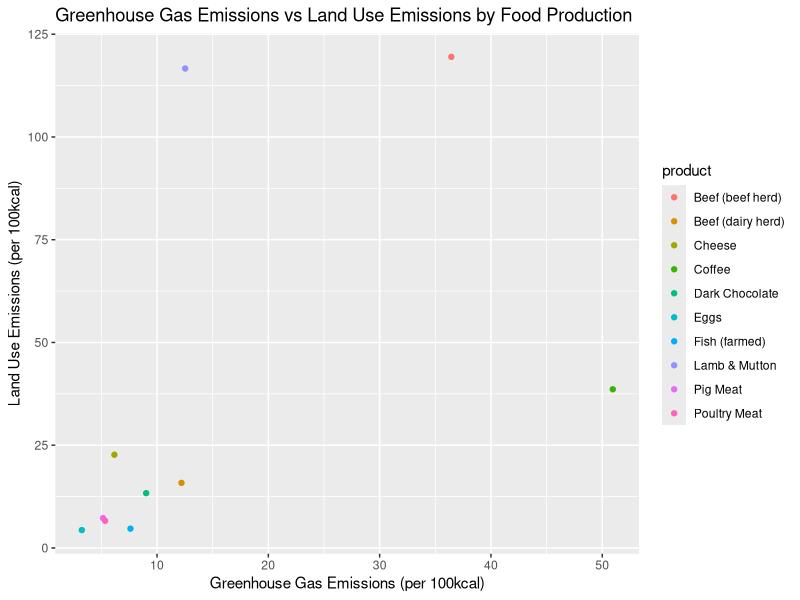
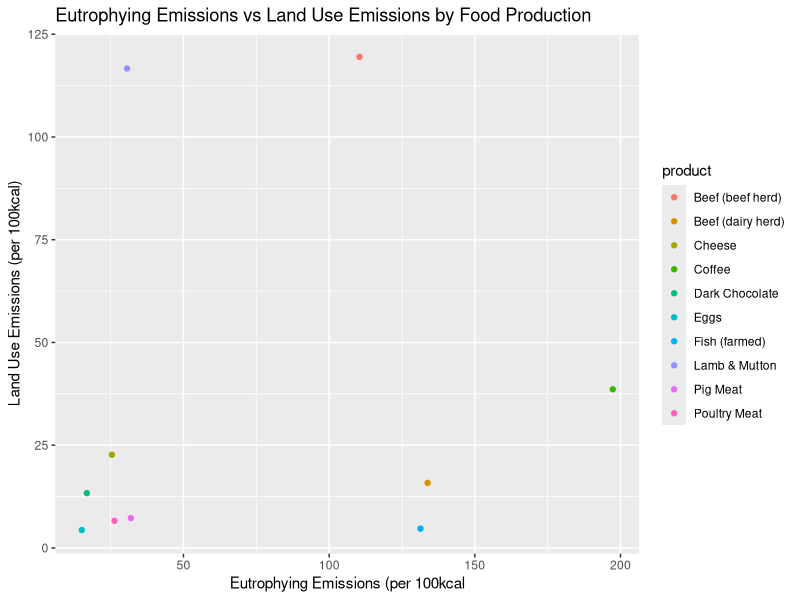
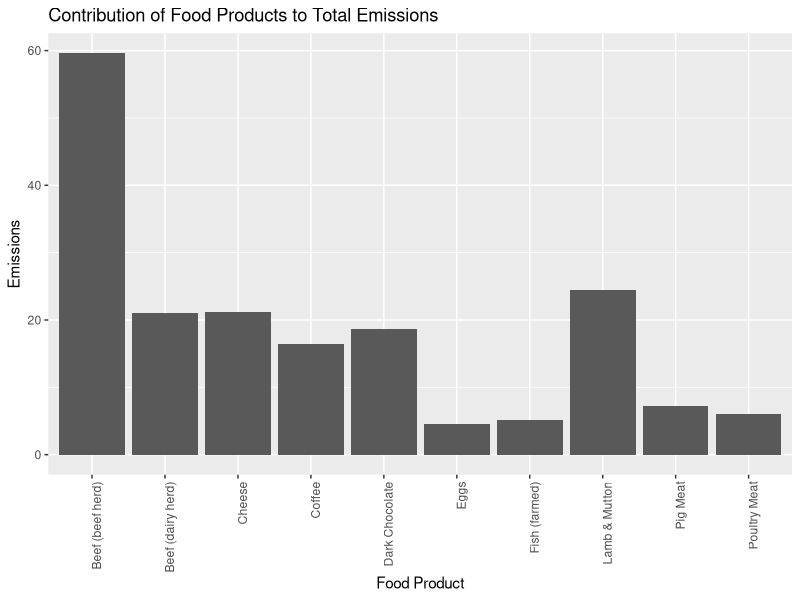
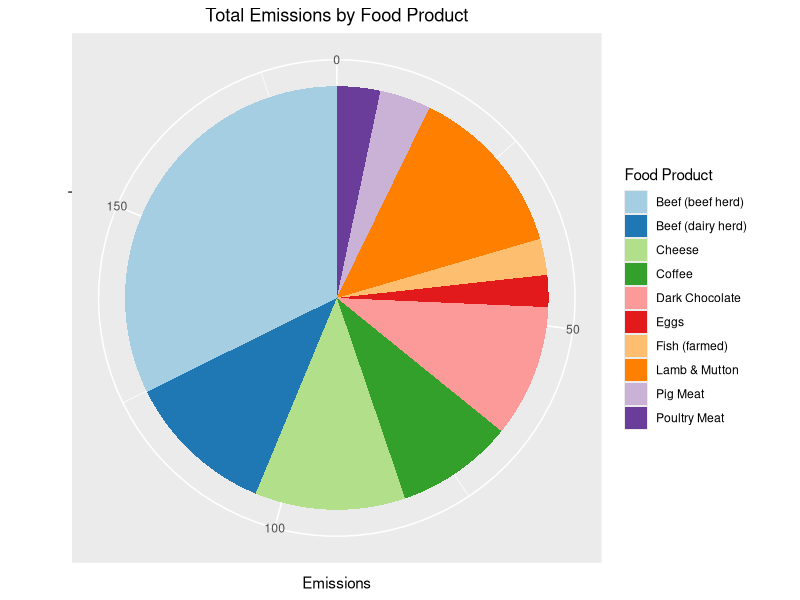
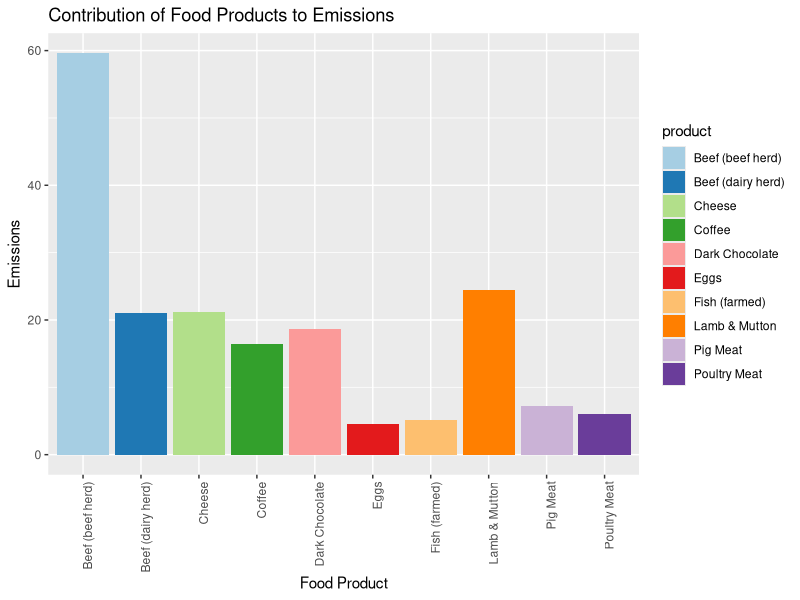

These figures' R source, in order:
library(readr)
library(dplyr)
library(ggplot2)
library(stringr)
library(readr)
library(RColorBrewer)

foodprod <- read_csv("foodprod.csv")
View(foodprod)

colnames(foodprod)[colnames(foodprod) == "Food product"] <- "product"
#making it one word so it is easier for coding

food <- foodprod[complete.cases(foodprod), ] #filtering out rows that have NAs 
#clearing NAs so that the user can only look at food products that have all data
#Shows only 24 instead of 43 foods
write.csv(food, "food.csv") #writing my csv here so I can just call the clean one in the app
foodtop10 <- food[order(food$Total_emissions, decreasing = TRUE), ][1:10, ]
#after exploring with graphs, I decided to filter even more to the top 10 food products by total emissions so the graphs are not so busy they are unreadable to the reader
write.csv(foodtop10, "foodtop10.csv")
#TESTING OUT DIFFERENT GRAPHS FOR APP
ggplot(foodtop10, aes(x = Greenhouse_gas_kcal, y = Land_use_kcal, color = product)) +
  geom_point() +
  xlab("Greenhouse Gas Emissions (per 100kcal)") +
  ylab("Land Use Emissions (per 100kcal)") +
  ggtitle("Greenhouse Gas Emissions vs Land Use Emissions by Food Production")

ggplot(foodtop10, aes(x = Eutrophying_emissions_kcal, y = Land_use_kcal, color = product)) +
  geom_point() +
  xlab("Eutrophying Emissions (per 100kcal") +
  ylab("Land Use Emissions (per 100kcal)") +
  ggtitle("Eutrophying Emissions vs Land Use Emissions by Food Production")
#histograms data is too spread out

#bar plot
ggplot(data = foodtop10, aes(x = product, y = Total_emissions)) +
  geom_bar(stat = "identity") +
  xlab("Food Product") +
  ylab("Emissions") +
  ggtitle("Contribution of Food Products to Total Emissions") +
  theme(axis.text.x = element_text(angle = 90, hjust = 1)) +
  scale_fill_manual(values = "#1f77b4")

#pie chart
foodprod_sum <- aggregate(foodtop10$Total_emissions, by = list(foodtop10$product), sum)
names(foodprod_sum) <- c("product", "Total_emissions")

ggplot(data = foodprod_sum, aes(x = "", y = Total_emissions, fill = product)) +
  geom_bar(width = 1, stat = "identity") +
  coord_polar("y", start = 0) +
  scale_fill_brewer(palette = "Paired") +
  ggtitle("Total Emissions by Food Product") +
  xlab("") +
  ylab("Emissions") +
  theme(legend.position = "right",
        plot.title = element_text(hjust = 0.5)) +
  guides(fill = guide_legend(title = "Food Product"))

#there are too many colors in this pie chart

#Stacked bar plot
ggplot(data = foodtop10, aes(x = product, y = Total_emissions, fill = product)) +
  geom_bar(stat = "identity") +
  xlab("Food Product") +
  ylab("Emissions") +
  ggtitle("Contribution of Food Products to Emissions") +
  theme(axis.text.x = element_text(angle = 90, hjust = 1)) +
  scale_fill_brewer(palette = "Paired")
